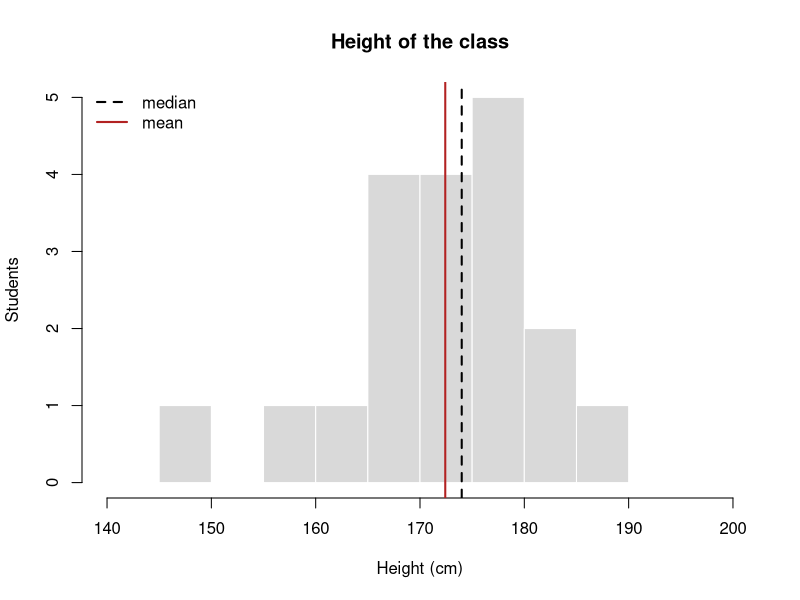
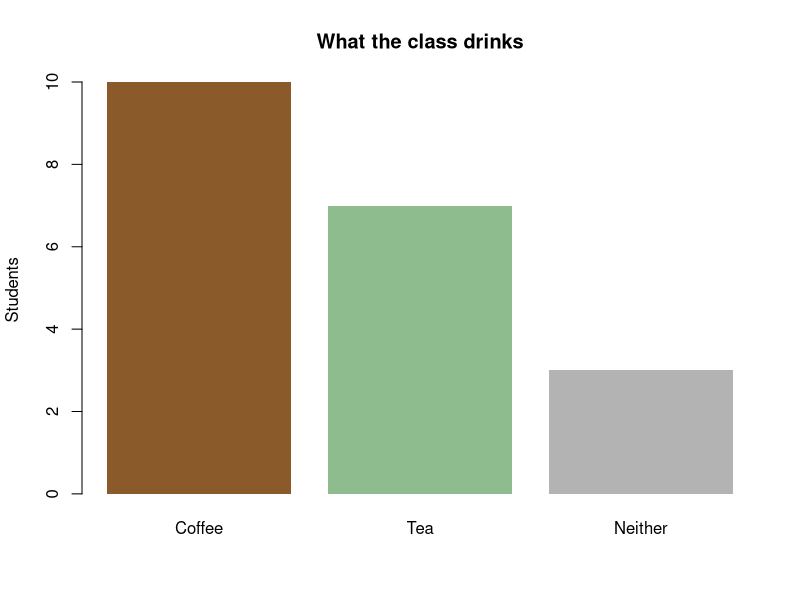
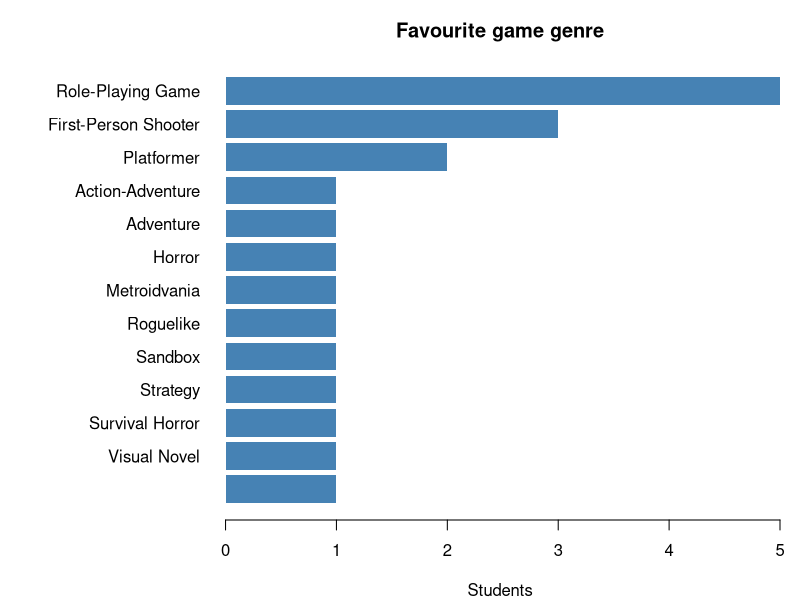
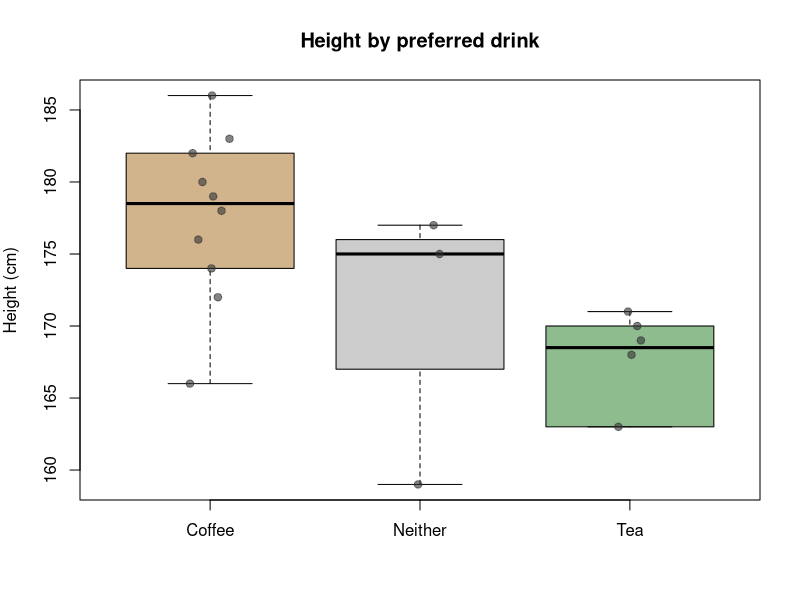
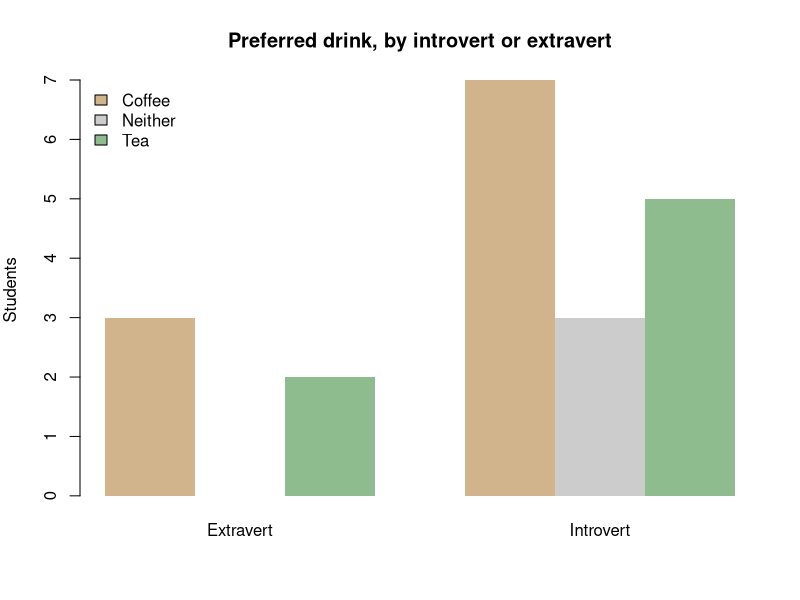
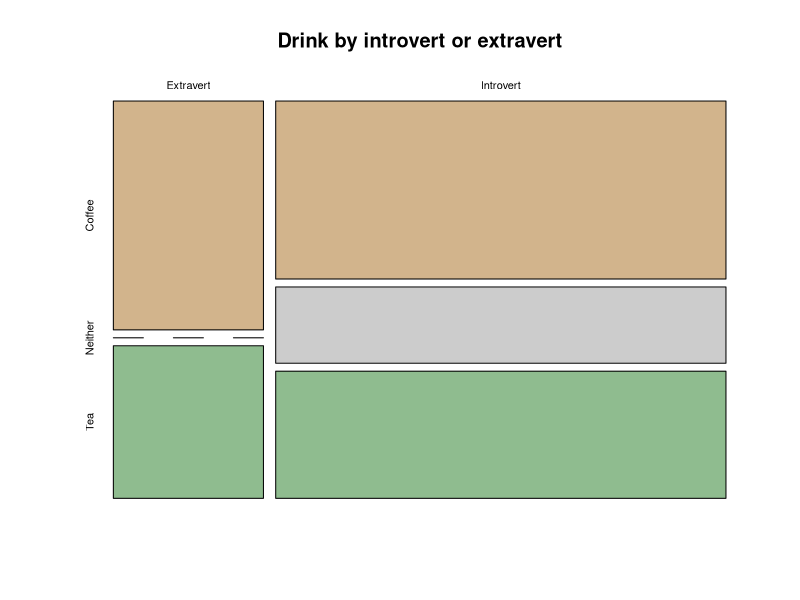
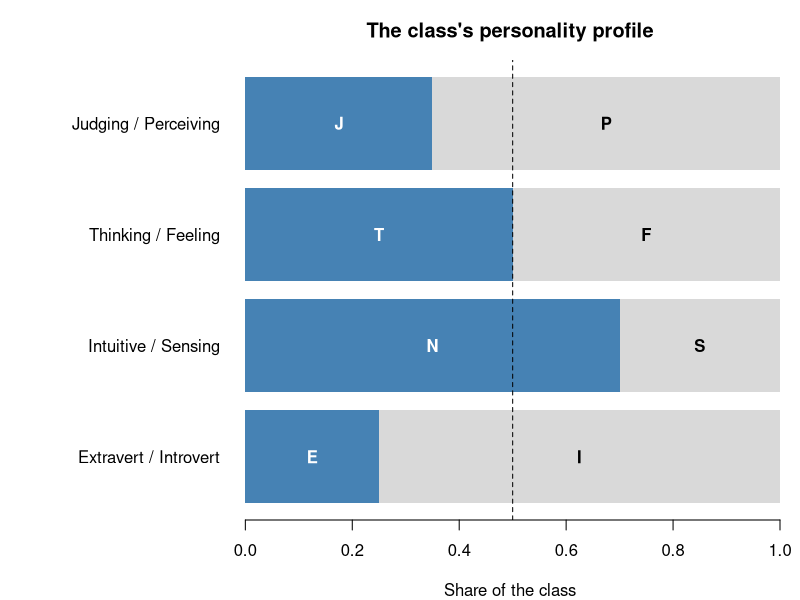
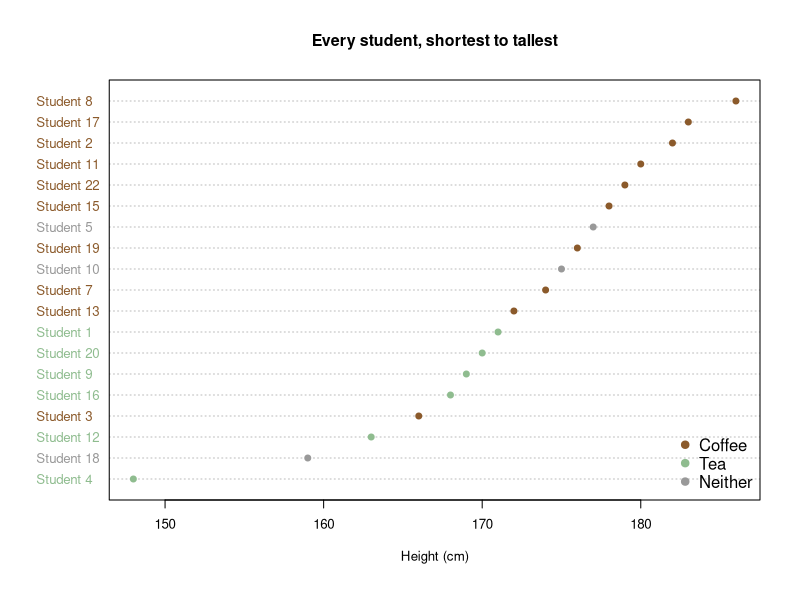

The R script that drew these images, in order:
## ---- chunk 1
#| label: d0-read
library(readr)
library(dplyr)

# To use your own class's answers: save them as a CSV in your project's data/
# folder, with the columns id, height, mbti_type, genre and beverage. Then remove
# the # from the next line and delete the invented data below it.
# class <- read_csv("data/class_survey.csv", show_col_types = FALSE)

# Invented answers from 20 students: one vector per column, side by side.
class <- data.frame(
  id        = c(1, 2, 3, 4, 5, 7, 8, 9, 10, 11,
                12, 13, 14, 15, 16, 17, 18, 19, 20, 22),
  height    = c(171, 182, 166, 148, 177, 174, 186, 169, 175, 180,
                163, 172, NA, 1.78, 168, 183, 159, 176, 170, 179),
  mbti_type = c("INFP - Mediator", "INTP - Logician", "ENFP - Campaigner",
                "ISFJ - Defender", "INTJ - Architect", "INFP-Mediator",
                "ESTP - Entrepreneur", "INFJ - Advocate", "ISTP - Virtuoso",
                "INTP - Logician", "ENTJ - Commander", "INFP - Mediator",
                "INTJ - Architect", "ISTP - Virtuoso", "INFJ - Advocate",
                "ENTP - Debater", "ISFP - Adventurer", "INTP - Logician",
                "ESFJ - Consul", "INFP - Mediator"),
  genre     = c("Role-Playing Game", "First-Person Shooter", "Platformer",
                "Visual Novel", "Role-Playing Game", "Horror",
                "First-Person Shooter", "Survival Horror", "Action-Adventure",
                "Adventure", "Role-Playing Game", "Roguelike", "Strategy",
                "First-Person Shooter", "Role-Playing Game", "Sandbox",
                "Platformer", NA, "Role-Playing Game", "Metroidvania"),
  beverage  = c("Tea", "Coffee", "Coffee", "Tea", "Neither", "Coffee", "Coffee",
                "Tea", "Neither", "Cofee", "Tea", "Coffee", "Tea", "Coffee",
                "Tea", "Coffee", "Neither", "Coffee", "Tea", "Coffee")
)

glimpse(class)   # how many rows, what each column is, what type R thinks it is
## ---- chunk 2
#| label: d0-missing
colSums(is.na(class))   # blanks per column

class |> filter(is.na(height) | is.na(genre))   # who are they?
## ---- chunk 3
#| label: d0-labels
class |> count(mbti_type, sort = TRUE)   # look closely at the INFP rows
class |> count(beverage)                 # and at the drinks
## ---- chunk 4
#| label: d0-fix
class <- class |>
  mutate(type     = substr(mbti_type, 1, 4),                       # keep "INFP"
         beverage = if_else(beverage == "Cofee", "Coffee", beverage))  # fix typo

class |> count(type, sort = TRUE)
class |> count(beverage)
## ---- chunk 5
#| label: d0-impossible
class |>
  summarise(min = min(height, na.rm = TRUE),
            max = max(height, na.rm = TRUE))

class |> filter(height < 100)   # nobody is under a metre tall
## ---- chunk 6
#| label: d0-impossible-fix
class <- class |>
  mutate(height = if_else(height < 3, height * 100, height))

class |> summarise(min = min(height, na.rm = TRUE),
                   max = max(height, na.rm = TRUE))
## ---- chunk 7
#| label: d0-dimensions
# Each letter of the type is one dimension. With this few students, the 16 types
# are too thin to compare, but each letter splits the class in two.
class <- class |>
  mutate(mind   = if_else(substr(type, 1, 1) == "E", "Extravert", "Introvert"),
         nature = if_else(substr(type, 3, 3) == "T", "Thinking", "Feeling"))

class |> count(mind)
class |> count(nature)
## ---- chunk 8
#| label: d0-height
class |>
  summarise(answered = sum(!is.na(height)),   # how many heights we actually have
            mean     = mean(height, na.rm = TRUE),
            median   = median(height, na.rm = TRUE),
            sd       = sd(height, na.rm = TRUE),
            iqr      = IQR(height, na.rm = TRUE),
            min      = min(height, na.rm = TRUE),
            max      = max(height, na.rm = TRUE))
## ---- chunk 9
#| label: d0-hist
#| fig-alt: "Histogram of class heights in centimetres, with a dashed line at the median and a red line at the mean. Most heights sit between about 160 and 190, with one student well below the rest."
hist(class$height, breaks = seq(140, 200, by = 5),
     col = "grey85", border = "white",
     main = "Height of the class", xlab = "Height (cm)", ylab = "Students")
abline(v = median(class$height, na.rm = TRUE), lty = 2, lwd = 2)        # median
abline(v = mean(class$height, na.rm = TRUE), col = "firebrick", lwd = 2) # mean
legend("topleft", legend = c("median", "mean"), lty = c(2, 1),
       col = c("black", "firebrick"), lwd = 2, bty = "n")
## ---- chunk 10
#| label: d0-counts
drinks <- class |>
  count(beverage, sort = TRUE) |>
  mutate(prop = round(n / sum(n), 2))   # each count as a share of the class
drinks
## ---- chunk 11
#| label: d0-drinks-bar
#| fig-alt: "Bar chart of preferred drink, sorted from most to least common: coffee, tea, then neither."
barplot(drinks$n, names.arg = drinks$beverage,
        col = c("tan4", "darkseagreen", "grey70"), border = NA,
        main = "What the class drinks", ylab = "Students")
## ---- chunk 12
#| label: d0-genre-bar
#| fig-alt: "Horizontal bar chart of favourite game genre, longest bar at the top. Role-playing games are the most common, then first-person shooters; most other genres were chosen by one student, and one student gave no genre."
#| fig-height: 5
genres <- class |> count(genre, sort = TRUE)

par(mar = c(4, 11, 3, 1))                       # room for long labels on the left
barplot(rev(genres$n), names.arg = rev(genres$genre), horiz = TRUE, las = 1,
        col = "steelblue", border = NA,
        main = "Favourite game genre", xlab = "Students")
par(mar = c(5, 4, 4, 2))                        # back to the default margins
## ---- chunk 13
#| label: d0-filter
# Who are the coffee drinkers?
class |>
  filter(beverage == "Coffee") |>
  select(height, type, genre)

# Everyone 180 cm or taller: what do they play?
class |>
  filter(height >= 180) |>
  count(genre)
## ---- chunk 14
#| label: d0-groups
class |>
  group_by(beverage) |>
  summarise(n             = sum(!is.na(height)),
            median_height = median(height, na.rm = TRUE),
            iqr_height    = IQR(height, na.rm = TRUE))
## ---- chunk 15
#| label: d0-box
#| fig-alt: "Boxplots of height for coffee, neither and tea, with every student drawn as a point on top. The three groups overlap heavily."
boxplot(height ~ beverage, data = class,
        col = c("tan", "grey80", "darkseagreen"), outline = FALSE,  # groups sort A-Z: Coffee, Neither, Tea
        main = "Height by preferred drink", xlab = NULL, ylab = "Height (cm)")
stripchart(height ~ beverage, data = class, vertical = TRUE, add = TRUE,
           method = "jitter", jitter = 0.1, pch = 19,
           col = adjustcolor("grey20", alpha.f = 0.6))
## ---- chunk 16
#| label: d0-two-way
#| fig-alt: "Grouped bar chart of preferred drink for introverts and extraverts. The introvert bars are much taller than the extravert bars, because most of the class are introverts."
class |>
  count(mind, beverage)

# barplot() wants a table with groups in rows; table() builds one.
drink_by_mind <- table(class$beverage, class$mind)

barplot(drink_by_mind, beside = TRUE,
        col = c("tan", "grey80", "darkseagreen"), border = NA,  # Coffee, Neither, Tea
        legend.text = TRUE, args.legend = list(x = "topleft", bty = "n"),
        main = "Preferred drink, by introvert or extravert", ylab = "Students")
## ---- chunk 17
#| label: d0-mosaic
#| fig-alt: "Mosaic plot. The introvert column is about three times as wide as the extravert column; each column is split into coffee, neither and tea tiles."
mosaicplot(table(class$mind, class$beverage),
           color = c("tan", "grey80", "darkseagreen"),   # Coffee, Neither, Tea
           main = "Drink by introvert or extravert", xlab = "", ylab = "")
## ---- chunk 18
#| label: d0-balance
#| fig-alt: "Four horizontal 100 percent bars, one per MBTI letter pair. Each bar is split at the share of the class holding the first letter, with a dashed line at 50 percent. Some pairs are close to even; others are lopsided."
# One summary per letter pair: the share of the class with the first letter.
balance <- class |>
  summarise(E = mean(substr(type, 1, 1) == "E"),
            N = mean(substr(type, 2, 2) == "N"),
            T = mean(substr(type, 3, 3) == "T"),
            J = mean(substr(type, 4, 4) == "J"))
balance

first  <- unlist(balance)           # the four shares as a plain vector
shares <- rbind(first, 1 - first)   # row 1: first letter, row 2: the other letter

par(mar = c(4, 12, 3, 1))   # room for the long labels on the left
bars <- barplot(shares, horiz = TRUE, las = 1, border = NA,
                col = c("steelblue", "grey85"),
                names.arg = c("Extravert / Introvert", "Intuitive / Sensing",
                              "Thinking / Feeling", "Judging / Perceiving"),
                main = "The class's personality profile", xlab = "Share of the class")
abline(v = 0.5, lty = 2)
text(first / 2, bars, c("E", "N", "T", "J"), col = "white", font = 2)
text(first + (1 - first) / 2, bars, c("I", "S", "F", "P"), font = 2)
par(mar = c(5, 4, 4, 2))
## ---- chunk 19
#| label: d0-dotchart
#| fig-alt: "Dot chart with one row per student who gave a height, sorted from shortest to tallest, each dot coloured by preferred drink. One student sits well to the left of everyone else."
#| fig-height: 6
by_height <- class |>
  filter(!is.na(height)) |>   # a student with no height has no dot to draw
  arrange(height)

# A named vector works as a lookup: drink_col["Tea"] gives "darkseagreen".
drink_col <- c(Coffee = "tan4", Tea = "darkseagreen", Neither = "grey60")

dotchart(by_height$height, labels = paste("Student", by_height$id),
         pch = 19, cex = 0.8, col = drink_col[by_height$beverage],
         main = "Every student, shortest to tallest", xlab = "Height (cm)")
legend("bottomright", legend = names(drink_col), col = drink_col,
       pch = 19, bty = "n")
